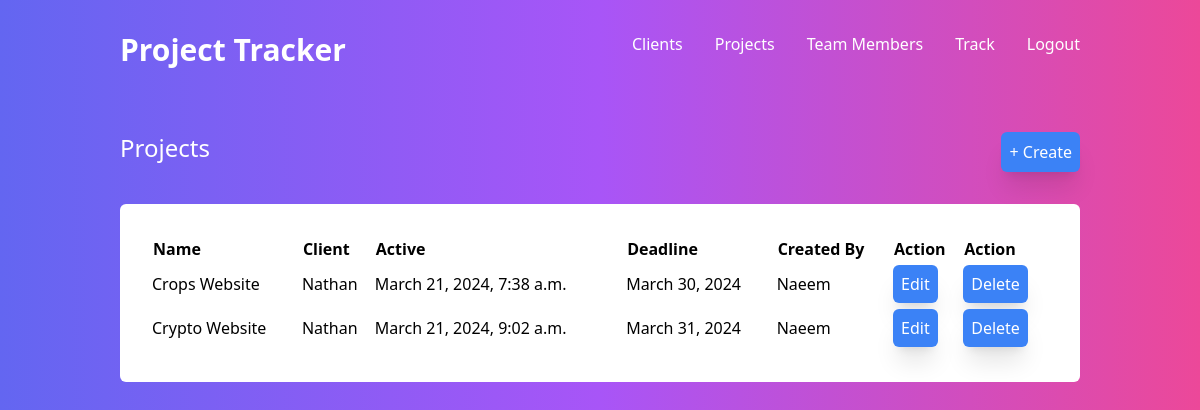
Before: /projects/ (signed in) with the older database file.
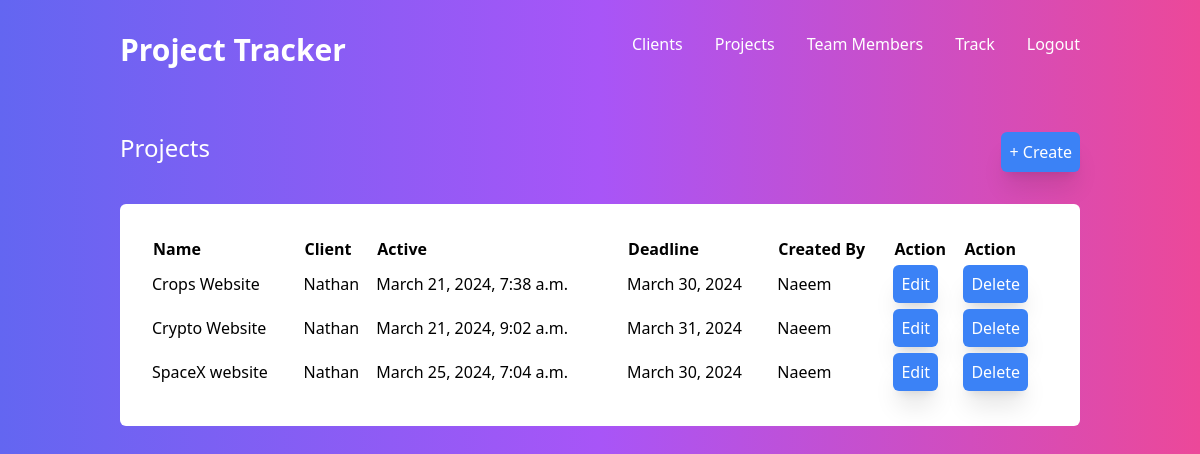
After: the same page with the newer database file.
### project_tracker/models.py (models this page shows, shortened)
class Project(models.Model):
    client = models.ForeignKey(Client, on_delete=models.CASCADE, related_name = 'projects')
    project_name = models.CharField(max_length=255)
    project_created = models.DateTimeField(auto_now_add=True, null=True)
    project_deadline = models.DateField()

class Client(models.Model):
    company = models.ForeignKey(Company, on_delete=models.CASCADE, null=True, related_name = 'clients')
    client_name = models.CharField(max_length=255)
    client_contact = PhoneNumberField(null=True)
    CHOICES = [
        ('active', 'Active'),
        ('deactive', 'Deactive'),
    ]
    client_status = models.CharField(max_length=255, choices=CHOICES, default = 'Active')
    def __str__(self):
        return f"{self.client_name}"

### project_tracker/decorators.py (the view)
        def wrapper_func(request, *args, **kwargs):
            if request.user.groups.exists():
                group = request.user.groups.all()[0].name
                print(group)
                if group in allowed_roles or not allowed_roles:
                    return view_func(request, *args, **kwargs)
            return HttpResponse("You are not allowed to view this")

### project_tracker/views.py (called while the page is built)
@allowed_users(allowed_roles=['Admin'])
def projects(request):
    clients = request.user.company.clients.all()
    myprojects = Project.objects.filter(client__in=clients)
    username = request.user.username
    return render(request, "projects.html", {"myprojects": myprojects, "username": username})

### project_tracker/templates/projects.html (shortened to what this page needs)
{% load static %}
<!DOCTYPE html>
<html lang="en">
<head>
    <link rel="stylesheet" href="{% static 'css/style.css' %}">
    <link rel="stylesheet" href="{% static 'css/morestyles.css' %}">
</head>
<body class="bg-gradient-to-r from-indigo-500 via-purple-500 to-pink-500">
    <header class="container mx-auto text-white p-8" >
        <nav class="flex justify-around font-medium">
            <div class="font-semibold text-3xl flex-1">
                <a class="decoration-0 " href="{% url 'home' %}">Project Tracker</a>
            </div>
            <ul class="decoration-0 flex gap-x-8">
                <li ><a href="{% url 'home' %}">Clients</a></li>
                <li ><a href="{% url 'projects' %}">Projects</a></li>
                <li><a href="{% url 'team' %}">Team Members</a></li>
                <li><a href="{% url 'track' %}">Track</a></li>
                <li><a href="{% url 'logout' %}">Logout</a></li>
            </ul>
        </nav>
    </header>
    <main class="container mx-auto p-8">
        <div class="flex justify-between mb-8">
            <h1 class="text-white text-2xl font-medium">Projects</h1>
            <a class="bg-blue-500 shadow-xl p-2 rounded-md text-white" href="add_project/">+ Create</a>
        </div>
        <div class="rounded-md bg-white p-8">
            <table>
                {% if myprojects %}
                <tr>
                    <th>Name</th>
                    <th>Client</th>
                    <th>Active</th>
                    <th>Deadline</th>
                    <th>Created By</th>
                    <th>Action</th>
                    <th>Action</th>
                </tr>
                {% for project in myprojects %}
                <tr>
                    <td>{{ project.project_name }}</td>
                    <td>{{ project.client }}</td>
                    <td>{{ project.project_created }}</td>
                    <td>{{ project.project_deadline }}</td>
                    <td>{{ username }}</td>
                    <td><a class="bg-blue-500 shadow-xl p-2 rounded-md text-white" href="{% url 'update_project' project.id %}">Edit</a></td>
                    <td><a class="bg-blue-500 shadow-xl p-2 rounded-md text-white" href="{% url 'delete_project' project.id %}">Delete</a></td>
                </tr>
                {% endfor %}
                {% else %}
                <tr>
                    <p class='text-center text-lg'>This view will show Projects you are responsible for</p>
                </tr>
                {% endif %}
            </table>
        </div>
    </main>
</body>
</html>

Changed rows visible on the page:
added Project: project_name "SpaceX website", client "Nathan", project_created "March 25, 2024, 7:04 a.m.", project_deadline "March 30, 2024", {{ username }} "Naeem"
